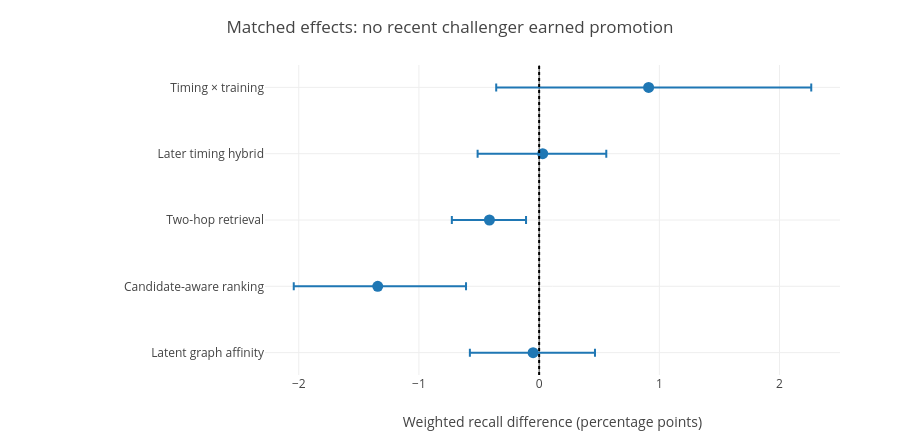

Notebook cell for this chart:
### Markdown cell above
## 1. Compare matched effects, not a cross-cohort leaderboard

The metric pools hits and capped denominators for each objective, weighted 0.1/0.3/0.6. Missing retrieval targets remain in the denominator. Every point score above is recalculated from integer aggregate counts.

Intervals below are the **reported paired session-bootstrap 95% intervals** from the returned studies. Public totals reproduce the point estimates, not the bootstrap samples. These intervals are descriptive: they do not correct for adaptive hypothesis search or training-seed variability. Each row has its own cohort and baseline; this is not a learning curve.

### Code cell
show_chart("Matched effects: no recent challenger earned promotion", primary_rows(evidence))

### Figure 1 — Plotly figure (JSON) as saved in the notebook; plotly's stock layout.template omitted (floating-point values rounded to 4 significant figures)
{"data": [{"error_x": {"array": [1.353, 0.529, 0.3047, 0.7347, 0.5148], "arrayminus": [1.268, 0.5416, 0.3126, 0.6987, 0.5261], "symmetric": false, "type": "data"}, "hovertemplate": "%{y}<br>%{x:+.4f} percentage points<extra></extra>", "marker": {"size": 11}, "mode": "markers", "x": [0.9108, 0.02966, -0.4137, -1.343, -0.05027], "y": ["Timing × training", "Later timing hybrid", "Two-hop retrieval", "Candidate-aware ranking", "Latent graph affinity"], "type": "scatter"}], "layout": {"margin": {"l": 265, "r": 60, "t": 65, "b": 65}, "yaxis": {"autorange": "reversed"}, "width": 900, "height": 440, "title": {"text": "Matched effects: no recent challenger earned promotion"}, "xaxis": {"title": {"text": "Weighted recall difference (percentage points)"}}, "showlegend": false, "shapes": [{"line": {"dash": "dot"}, "type": "line", "x0": 0, "x1": 0, "xref": "x", "y0": 0, "y1": 1, "yref": "y domain"}]}}
